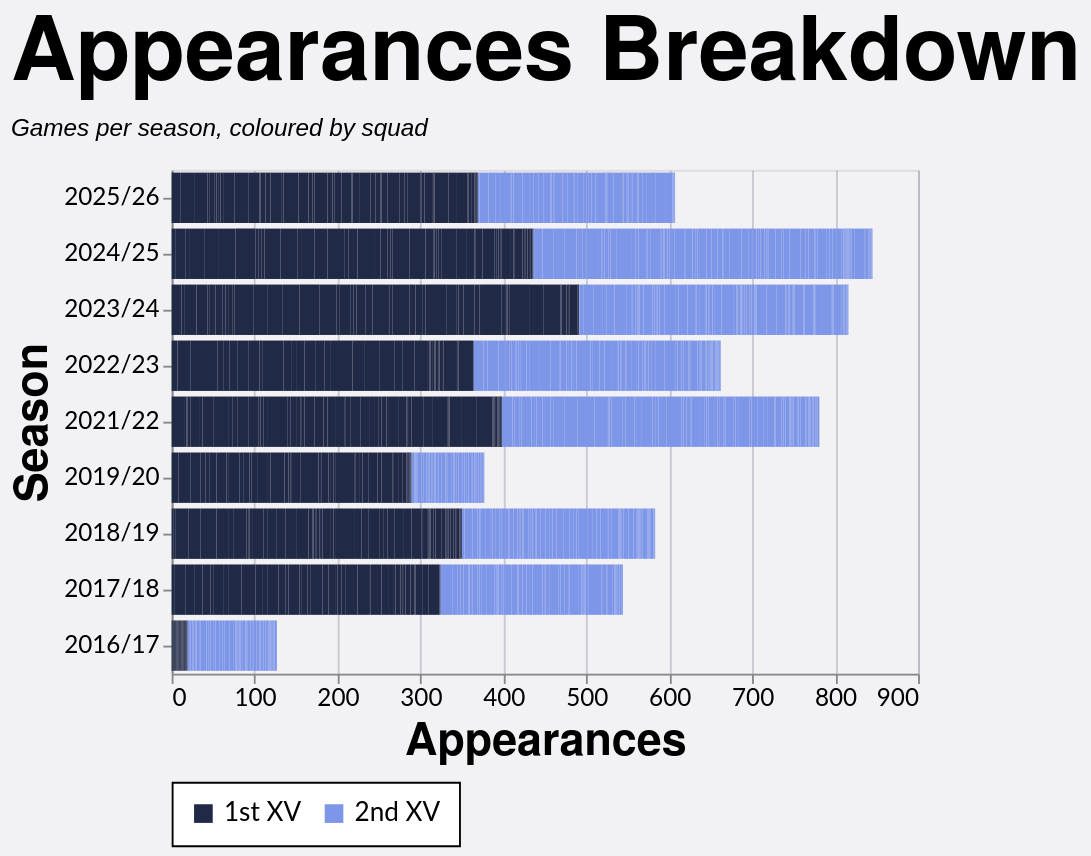

Describe this chart as a Vega-Lite specification.
### Vega-Lite specification from a JSON file in a GitHub repository (floating-point values rounded to 4 significant figures; data arrays with more than 128 entries replaced by an {"elided": "..."} marker saying what was removed)
{"config": {"axis": {"labelFont": "Lato, sans-serif", "titleFont": "PT Sans Narrow, Helvetica Neue, Helvetica, Arial, sans-serif", "labelFontSize": 13, "titleFontSize": 24, "gridColor": "#202947", "gridOpacity": 0.2}, "header": {"labelFont": "PT Sans Narrow, Helvetica Neue, Helvetica, Arial, sans-serif", "titleFont": "PT Sans Narrow, Helvetica Neue, Helvetica, Arial, sans-serif", "labelFontSize": 24, "titleFontSize": 28, "labelFontWeight": "bold", "orient": "left"}, "legend": {"labelFont": "Lato, sans-serif", "titleFont": "PT Sans Narrow, Helvetica Neue, Helvetica, Arial, sans-serif", "labelFontSize": 14, "titleFontSize": 16, "titlePadding": 5, "fillColor": "white", "strokeColor": "black", "padding": 10, "titleFontWeight": "lighter", "titleFontStyle": "italic", "titleColor": "gray", "offset": 10}, "title": {"font": "PT Sans Narrow, Helvetica Neue, Helvetica, Arial, sans-serif", "fontSize": 48, "fontWeight": "bold", "anchor": "start", "align": "center", "titlePadding": 20, "subtitlePadding": 10, "subtitleFontSize": 13, "subtitleColor": "", "subtitleFontStyle": "italic", "offset": 15, "color": "black"}, "axisX": {"labelAngle": 0}, "facet": {"title": null, "header": null, "align": {"row": "each", "column": "each"}}, "resolve": {"scale": {"y": "independent", "facet": "independent"}}, "background": "#f2f1f4"}, "data": {"name": "data-af54dadf7221cf99aaba4224ce8e7506"}, "mark": {"type": "bar"}, "encoding": {"color": {"field": "color_value", "legend": {"orient": "bottom", "title": null}, "scale": {"range": ["#202946", "#7d96e8", "#99151520"]}, "sort": ["1st XV", "2nd XV", "Unknown"], "type": "nominal"}, "tooltip": [{"field": "player", "title": "Player", "type": "nominal"}, {"field": "season", "title": "Season", "type": "nominal"}, {"field": "color_value", "title": "Group", "type": "nominal"}, {"aggregate": "sum", "field": "apps", "title": "Appearances", "type": "quantitative"}], "x": {"aggregate": "sum", "field": "apps", "title": "Appearances", "type": "quantitative"}, "y": {"field": "season", "sort": {"field": "season_sort", "op": "max", "order": "descending"}, "title": "Season", "type": "nominal"}}, "height": {"step": 30}, "title": {"text": "Appearances Breakdown", "subtitle": "Games per season, coloured by squad"}, "width": 400, "$schema": "https://vega.github.io/schema/vega-lite/v5.20.1.json", "datasets": {"data-af54dadf7221cf99aaba4224ce8e7506": {"elided": "2489 records"}}}
